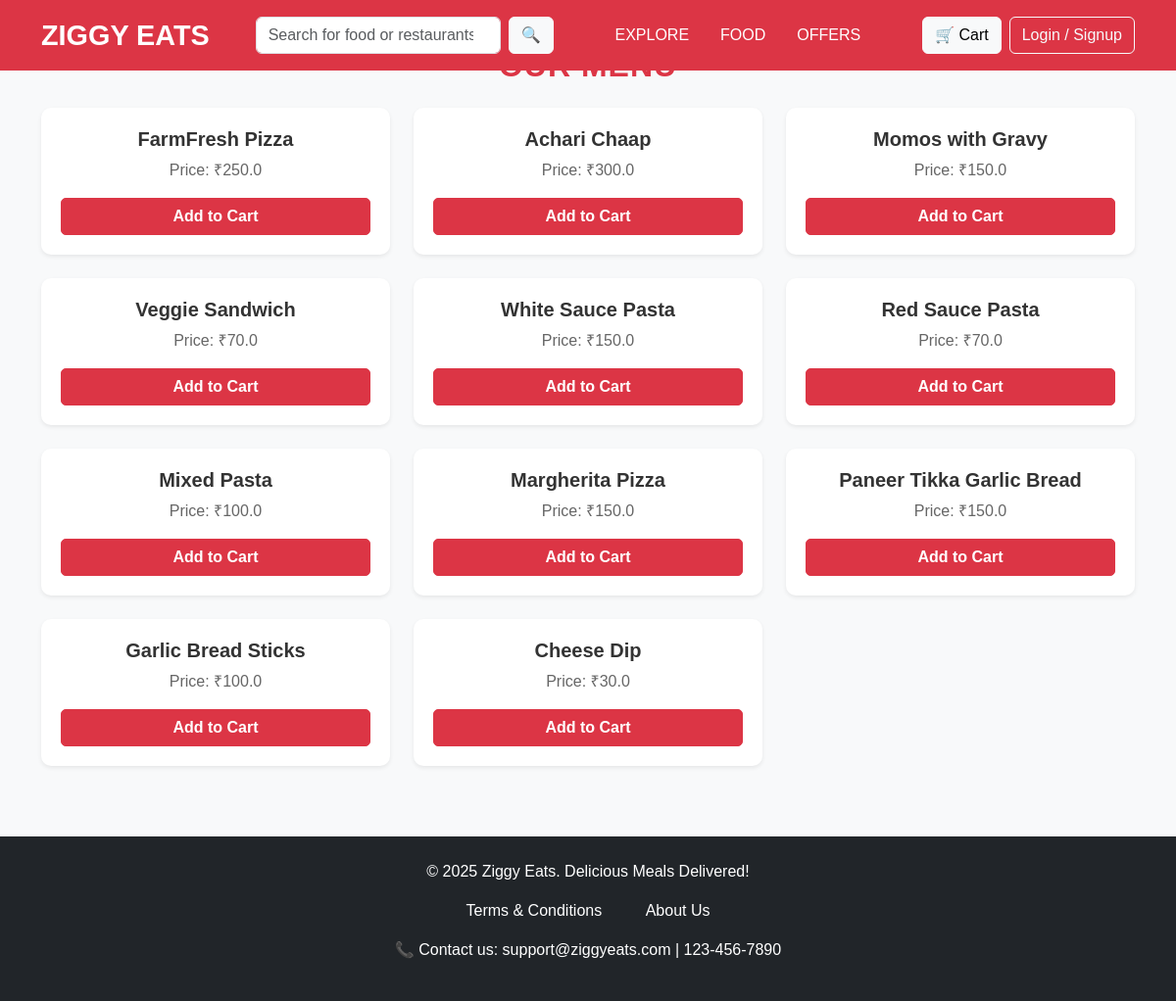
The page /menu on the database its author committed.
### app.py (models this page shows)
class MenuItem(db.Model):
    id = db.Column(db.Integer, primary_key=True)
    name = db.Column(db.String(100), nullable=False)
    price = db.Column(db.Float, nullable=False)

### app.py (the view)
@app.route('/menu')
def menu():
    menu_items = MenuItem.query.all()  # Fetch all food items from the database
    return render_template('menu.html', menu_items=menu_items)

### templates/menu.html (shortened to what this page needs)
<!DOCTYPE html>
<html lang="en">
  <head>
    <link
      href="https://cdn.jsdelivr.net/npm/bootstrap@5.3.0/dist/css/bootstrap.min.css"
      rel="stylesheet"
    />
  </head>
  <body>
    <header class="bg-danger py-3 fixed-top">
      <nav class="container d-flex justify-content-between align-items-center">
        <a href="{{ url_for('home') }}" class="text-decoration-none">
          <h1 class="logo text-white fw-bold mb-0">ZIGGY EATS</h1>
        </a>
        <form class="d-flex search-bar">
          <input
            class="form-control me-2"
            type="search"
            placeholder="Search for food or restaurants"
            aria-label="Search"
          />
          <button class="btn btn-light" type="submit">🔍</button>
        </form>
        <ul class="nav">
          <li class="nav-item">
            <a href="{{ url_for('home') }}" class="nav-link text-white"
              >EXPLORE</a
            >
          </li>
          <li class="nav-item">
            <a href="{{ url_for('more_food') }}" class="nav-link text-white"
              >FOOD</a
            >
          </li>
          <li class="nav-item">
            <a href="{{ url_for('offers') }}" class="nav-link text-white"
              >OFFERS</a
            >
          </li>
        </ul>
        <div class="d-flex gap-2">
          {% if current_user.is_admin %}
          <a href="{{ url_for('admin_dashboard') }}" class="btn btn-danger"
            >Admin Panel</a
          >
          {% else %}
          <a href="{{ url_for('cart') }}" class="btn btn-light">🛒 Cart</a>
          {% endif %} {% if current_user.is_authenticated %}
          <div class="dropdown">
            <button
              class="btn btn-outline-light dropdown-toggle"
              type="button"
              id="userDropdown"
              data-bs-toggle="dropdown"
              aria-expanded="false"
            >
              {{ current_user.username }}
            </button>
            <ul
              class="dropdown-menu dropdown-menu-end"
              aria-labelledby="userDropdown"
            >
              <li>
                <a class="dropdown-item" href="{{ url_for('logout') }}"
                  >Logout</a
                >
              </li>
            </ul>
          </div>
          {% else %}
          <a href="{{ url_for('login') }}" class="btn btn-outline-light"
            >Login / Signup</a
          >
          {% endif %}
        </div>
      </nav>
    </header>
    <div class="container mt-5">
      <h2 class="text-center page-title mb-4">Our Menu</h2>
      <div class="row">
        {% for item in menu_items %}
        <div class="col-md-4 mb-4">
          <div class="card shadow-sm">
            <div class="card-body">
              <h5 class="card-title">{{ item.name }}</h5>
              <p class="card-text">Price: ₹{{ item.price }}</p>
              <a href="{{ url_for('cart') }}" class="btn btn-danger"
                >Add to Cart</a
              >
            </div>
          </div>
        </div>
        {% endfor %}
      </div>
    </div>
    <footer class="bg-dark text-white text-center py-4 mt-5">
        <p>&copy; 2025 Ziggy Eats. Delicious Meals Delivered!</p>
        <p>
          <a href="{{ url_for('terms_and_conditions') }}" class="text-white"
            >Terms & Conditions &nbsp;&nbsp;&nbsp;&nbsp;&nbsp;</a
          >
          <a href="{{ url_for('about_us') }}" class="text-white">&nbsp;&nbsp;&nbsp;About Us</a>
        </p>
        <p>📞 Contact us: support@ziggyeats.com | 123-456-7890</p>
      </footer>
  </body>
</html>

### templates/menu.html (style rules this page uses)
body { background-color: #f8f9fa; font-family: "Arial", sans-serif; }
header { font-family: "Poppins", sans-serif; }
.logo { font-size: 1.8rem; font-weight: 600; }
.search-bar input { width: 250px; }
.page-title { font-size: 32px; font-weight: bold; text-transform: uppercase; letter-spacing: 1px; color: #dc3545; }
.card { border: none; border-radius: 10px; transition: transform 0.3s ease, box-shadow 0.3s ease; text-align: center; }
.card-body { padding: 20px; }
.card-title { font-weight: bold; font-size: 20px; color: #333; }
.card-text { font-size: 16px; color: #666; }
.btn-danger { font-weight: bold; width: 100%; border-radius: 5px; }
footer { font-weight: 400; background-color: #343a40; color: white; padding: 20px; }
footer a { text-decoration: none; font-weight: 500; color: white; }

### rows shown on the page
MenuItem: name "FarmFresh Pizza", price "250.0"
MenuItem: name "Achari Chaap", price "300.0"
MenuItem: name "Momos with Gravy", price "150.0"
MenuItem: name "Veggie Sandwich", price "70.0"
MenuItem: name "White Sauce Pasta", price "150.0"
MenuItem: name "Red Sauce Pasta", price "70.0"
MenuItem: name "Mixed Pasta", price "100.0"
MenuItem: name "Margherita Pizza", price "150.0"
MenuItem: name "Paneer Tikka Garlic Bread", price "150.0"
MenuItem: name "Garlic Bread Sticks", price "100.0"
MenuItem: name "Cheese Dip", price "30.0"
